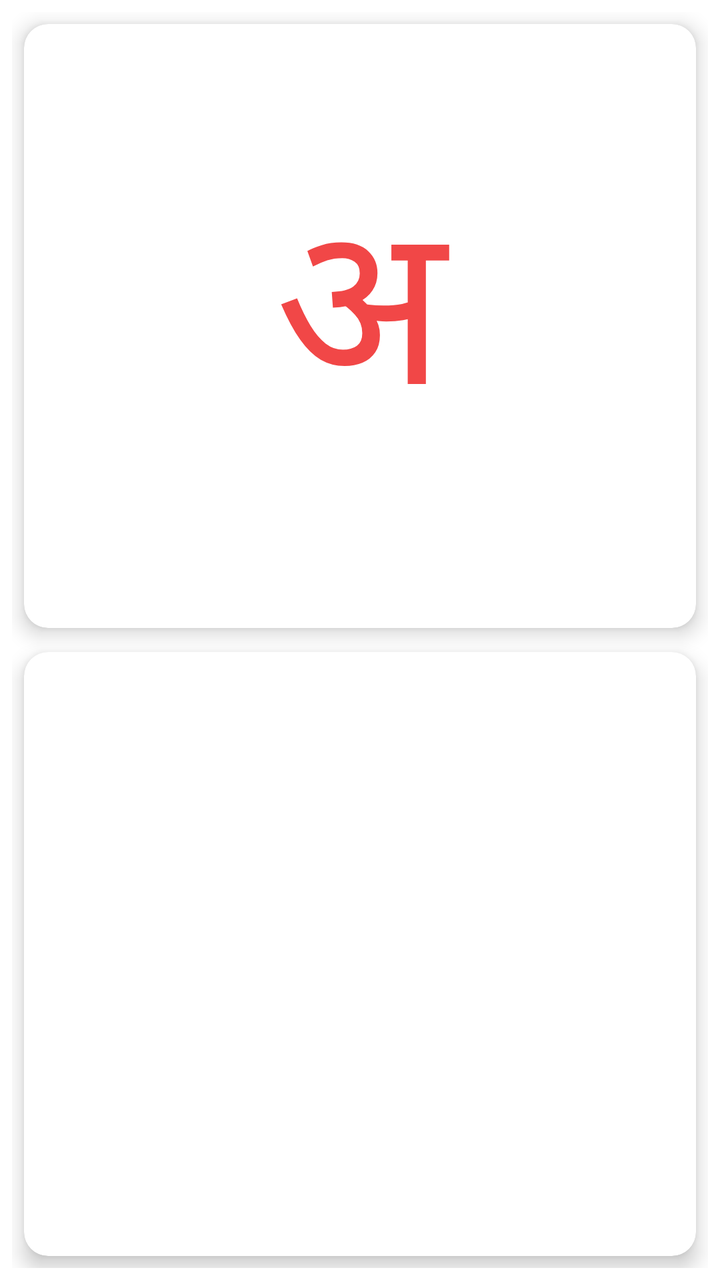
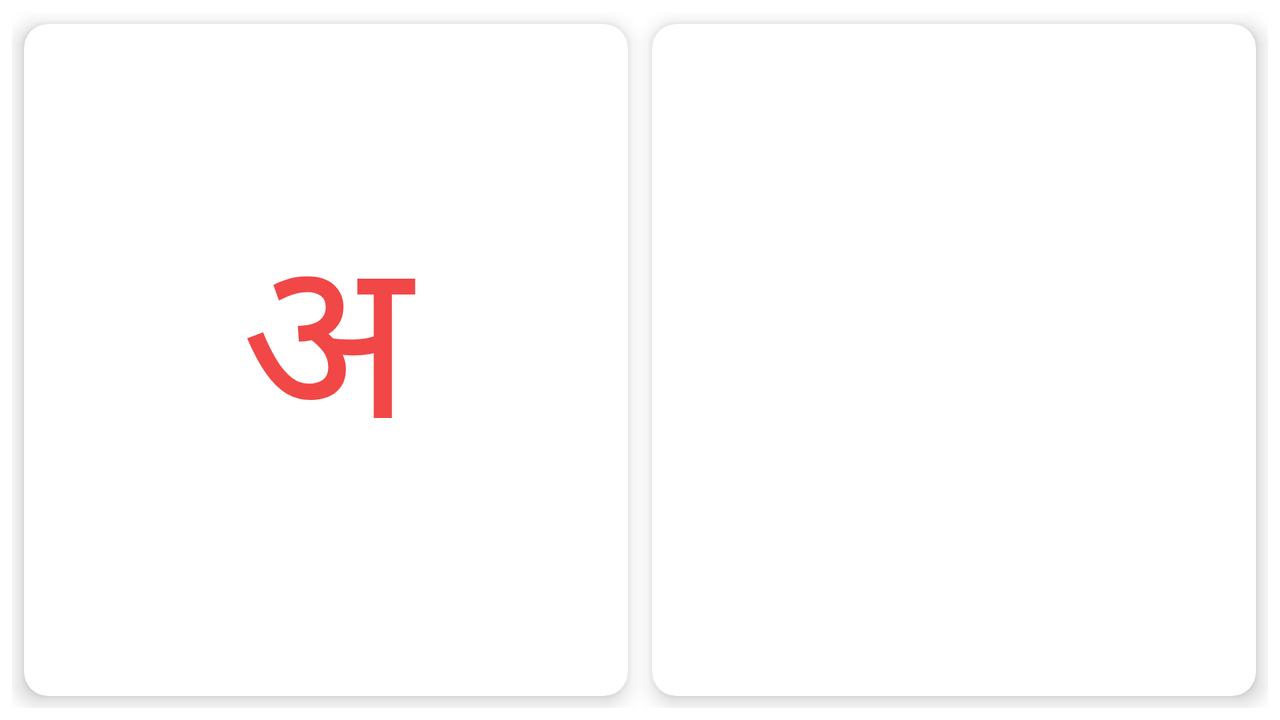

One screen, two layout resources from the same app: the default and the repository's alternative for another configuration. Each is rendered where Android would select it; the XML of both is given below.
<!-- AndroidManifest.xml: application theme Theme.KidsLearning -->
<!-- res/layout/single_learning_item.xml -->
<?xml version="1.0" encoding="utf-8"?>
<RelativeLayout xmlns:android="http://schemas.android.com/apk/res/android"
    xmlns:tools="http://schemas.android.com/tools"
    android:layout_width="match_parent"
    android:layout_height="match_parent"
    xmlns:app="http://schemas.android.com/apk/res-auto"
    android:layout_margin="6dp"
    android:orientation="vertical">

    <LinearLayout
        android:layout_width="match_parent"
        android:layout_height="match_parent"
        android:orientation="vertical">

        <androidx.cardview.widget.CardView
            android:id="@+id/card_tv_letter"
            android:layout_width="match_parent"
            android:layout_height="0dp"
            android:layout_weight="1"
            app:cardElevation="6dp"
            app:cardCornerRadius="12dp"
            android:layout_margin="6dp">

            <TextView
                android:id="@+id/tv_letter"
                android:layout_width="match_parent"
                android:layout_height="match_parent"
                android:text="अ"
                app:autoSizeTextType="uniform"
                android:autoSizeTextType="uniform"
                android:layout_gravity="center"
                android:includeFontPadding="false"
                android:textColor="@color/textColor"
                android:gravity="center"
                tools:targetApi="o" />

        </androidx.cardview.widget.CardView>


        <androidx.cardview.widget.CardView
            android:id="@+id/card_iv_image"
            android:layout_width="match_parent"
            android:layout_height="0dp"
            android:layout_weight="1"
            app:cardElevation="6dp"
            app:cardCornerRadius="12dp"
            android:layout_margin="6dp">

            <ImageView
                android:id="@+id/iv_image"
                android:layout_width="match_parent"
                android:layout_height="match_parent"
                android:layout_weight="1"
                android:layout_gravity="center"
                android:contentDescription="@string/single_image"
                android:scaleType="fitCenter" />

        </androidx.cardview.widget.CardView>

        <androidx.cardview.widget.CardView
            android:id="@+id/card_tv_letter_phonetic"
            android:layout_width="match_parent"
            android:layout_height="0dp"
            android:layout_weight="1"
            app:cardElevation="6dp"
            android:visibility="gone"
            app:cardCornerRadius="12dp"
            android:layout_margin="6dp">

            <TextView
                android:id="@+id/tv_letter_phonetic"
                android:layout_width="match_parent"
                android:layout_height="match_parent"
                android:text="अ"
                android:includeFontPadding="false"
                android:textColor="@color/textColor"
                app:autoSizeTextType="uniform"
                android:autoSizeTextType="uniform"
                android:gravity="center"
                tools:targetApi="o" />

        </androidx.cardview.widget.CardView>


    </LinearLayout>

</RelativeLayout>
<!-- resources referenced by this layout -->
<resources>
  <color name="textColor">#F14747</color>
  <string name="single_image">single_image</string>
  <style name="Theme.KidsLearning" parent="Theme.MaterialComponents.DayNight.NoActionBar">
          
          <item name="colorPrimary">@color/purple_500</item>
          <item name="colorPrimaryVariant">@color/purple_700</item>
          <item name="colorOnPrimary">@color/white</item>
          
          <item name="colorSecondary">@color/teal_200</item>
          <item name="colorSecondaryVariant">@color/teal_700</item>
          <item name="colorOnSecondary">@color/black</item>
          
          <item name="android:statusBarColor" tools:targetApi="l">?attr/colorPrimaryVariant</item>
          
      </style>
  <color name="purple_500">#FF6200EE</color>
  <color name="purple_700">#FF3700B3</color>
  <color name="white">#FFFFFFFF</color>
  <color name="teal_200">#FF03DAC5</color>
  <color name="teal_700">#FF018786</color>
  <color name="black">#FF000000</color>
</resources>
<!-- res/layout-land/single_learning_item.xml (the repository's variant of the layout above) -->
<!-- drawn on the phone turned sideways -->
<?xml version="1.0" encoding="utf-8"?>
<RelativeLayout xmlns:android="http://schemas.android.com/apk/res/android"
    xmlns:tools="http://schemas.android.com/tools"
    android:layout_width="match_parent"
    android:layout_height="match_parent"
    xmlns:app="http://schemas.android.com/apk/res-auto"
    android:layout_margin="6dp"
    android:orientation="vertical">

    <LinearLayout
        android:layout_width="match_parent"
        android:layout_height="match_parent"
        android:orientation="horizontal">

        <androidx.cardview.widget.CardView
            android:id="@+id/card_tv_letter"
            android:layout_width="0dp"
            android:layout_height="match_parent"
            android:layout_weight="1"
            app:cardElevation="6dp"
            app:cardCornerRadius="12dp"
            android:layout_margin="6dp">

            <TextView
                android:id="@+id/tv_letter"
                android:layout_width="match_parent"
                android:layout_height="match_parent"
                android:text="अ"
                app:autoSizeTextType="uniform"
                android:autoSizeTextType="uniform"
                android:layout_gravity="center"
                android:includeFontPadding="false"
                android:textColor="@color/textColor"
                android:gravity="center"
                tools:targetApi="o" />

        </androidx.cardview.widget.CardView>


        <androidx.cardview.widget.CardView
            android:id="@+id/card_iv_image"
            android:layout_width="0dp"
            android:layout_height="match_parent"
            android:layout_weight="1"
            app:cardElevation="6dp"
            app:cardCornerRadius="12dp"
            android:layout_margin="6dp">

            <ImageView
                android:id="@+id/iv_image"
                android:layout_width="match_parent"
                android:layout_height="match_parent"
                android:layout_weight="1"
                android:layout_gravity="center"
                android:contentDescription="@string/single_image"
                android:scaleType="fitCenter" />

        </androidx.cardview.widget.CardView>

        <androidx.cardview.widget.CardView
            android:id="@+id/card_tv_letter_phonetic"
            android:layout_width="0dp"
            android:layout_height="match_parent"
            android:layout_weight="1"
            android:visibility="gone"
            app:cardElevation="6dp"
            app:cardCornerRadius="12dp"
            android:layout_margin="6dp">

            <TextView
                android:id="@+id/tv_letter_phonetic"
                android:layout_width="match_parent"
                android:layout_height="match_parent"
                android:text="अ"
                android:includeFontPadding="false"
                android:textColor="@color/textColor"
                app:autoSizeTextType="uniform"
                android:autoSizeTextType="uniform"
                android:gravity="center"
                tools:targetApi="o" />

        </androidx.cardview.widget.CardView>


    </LinearLayout>

</RelativeLayout>
